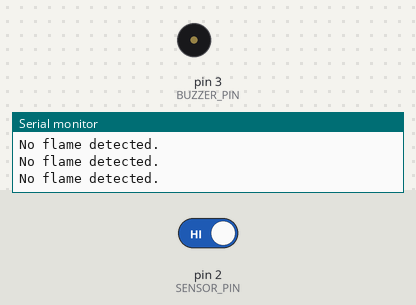
A sketch run on a simulated Arduino Uno, built with avr-gcc and run on an emulated ATmega328P. Parts: buzzer (waves = sounding, pin HIGH), the last lines printed to the serial monitor. Inputs (shaded band) come from the test bench; at power-on: pin 2 (SENSOR_PIN) HIGH.

Above: at 2.8 s.
2.9 s: pin 2 (SENSOR_PIN) driven LOW
At 3.4 s:
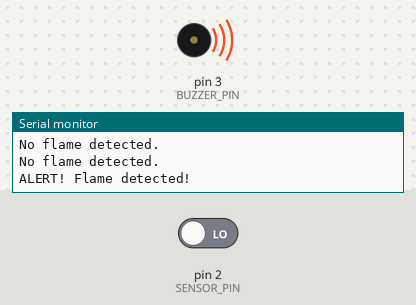
7.0 s: pin 2 (SENSOR_PIN) driven HIGH
At 7.8 s:
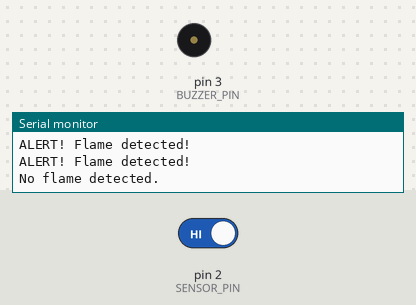
Timing chart, 0 to 10.0 s (numbered marks = the images above; inputs shaded):
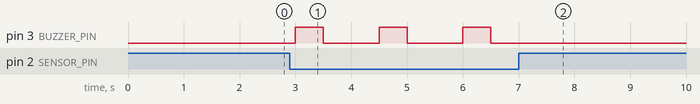

The sketch:

flamesensor.ino
```cpp
#define SENSOR_PIN 2
#define BUZZER_PIN 3

void setup() {
  pinMode(SENSOR_PIN, INPUT);
  pinMode(BUZZER_PIN, OUTPUT);
  Serial.begin(9600);
  Serial.println("Flame/Smoke sensor system initiated...");
}

void loop() {
  int sensorValue = digitalRead(SENSOR_PIN);

  if (sensorValue == LOW) {  // LOW means flame/smoke detected for most sensors
    Serial.println("ALERT! Flame detected!");
    digitalWrite(BUZZER_PIN, HIGH);
    delay(500);
    digitalWrite(BUZZER_PIN, LOW);
  } else {
    Serial.println("No flame detected.");
    digitalWrite(BUZZER_PIN, LOW);
  }

  delay(1000);
}
```

Measured:
- after the input at 2.9 s, pin 3 (BUZZER_PIN): alternates HIGH for 0.50 s and LOW for 1.0 s, starting after 0.10 s
- after the input at 7.0 s, pin 3 (BUZZER_PIN): stops changing and stays LOW
